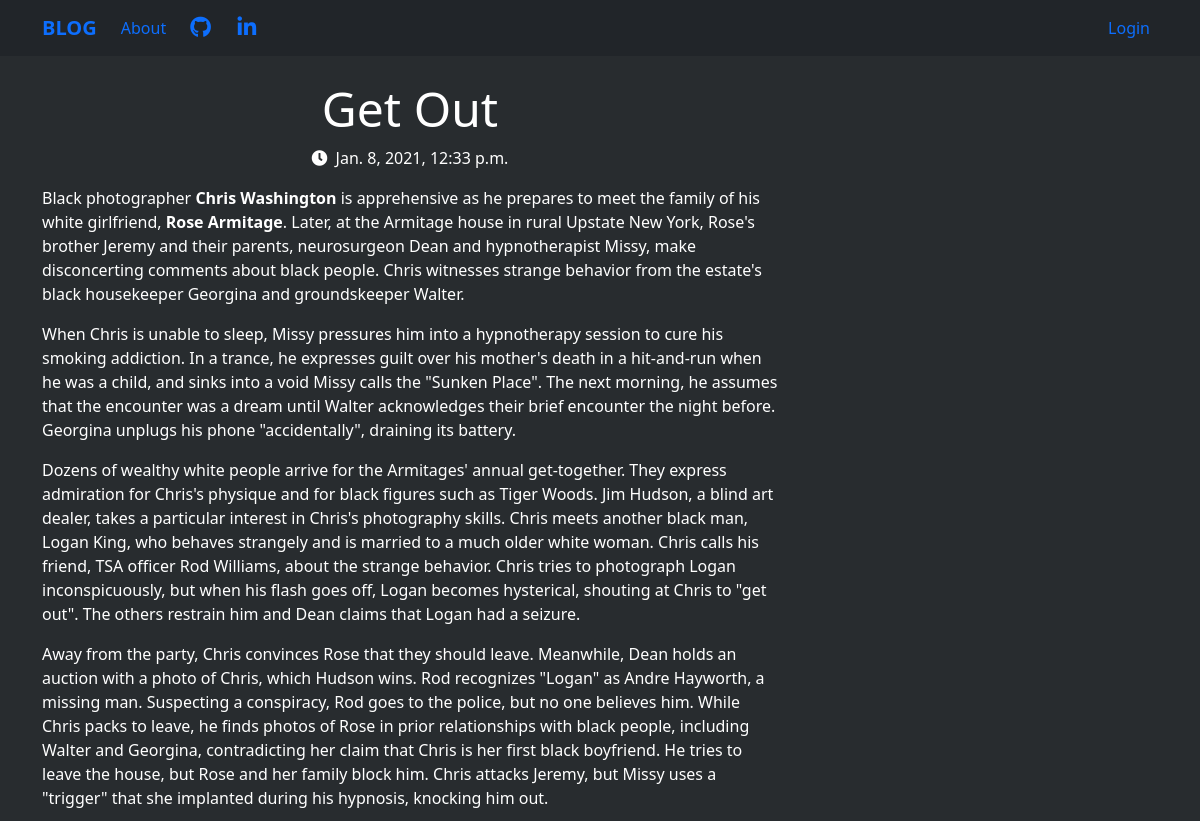
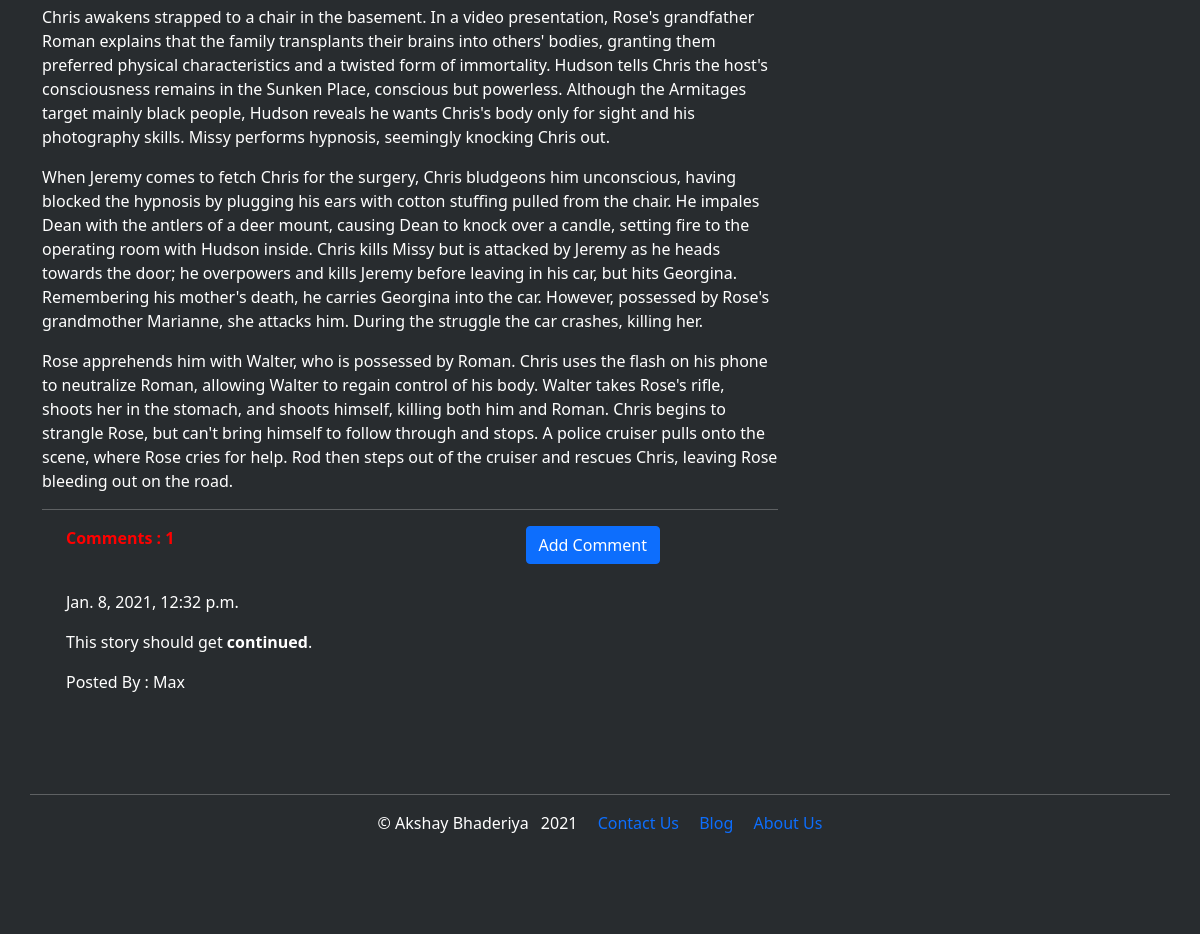
The app's page /post/17 with its own data (2 pictures, top to bottom).
### blog_app/models.py (models this page shows, shortened)
class Post(models.Model):
    author = models.ForeignKey('auth.User', on_delete=models.CASCADE)
    title = models.CharField(max_length=200)
    text = models.TextField()
    created_date = models.DateTimeField(default = timezone.now)
    published_date = models.DateTimeField(blank=True, null=True)

class Comment(models.Model):
    post = models.ForeignKey('blog_app.post', related_name='comments', on_delete=models.CASCADE)
    author = models.CharField(max_length=200)
    text = models.TextField()
    created_date = models.DateTimeField(default=timezone.now())
    approved_comment = models.BooleanField(default=False)

### blog_app/views.py (the view)
# urls.py: url(r'^post/(?P<pk>\d+)$', views.PostDetailView.as_view(), name='post_detail'),
class PostDetailView(DetailView):
    model = Post

### blog_app/templates/blog_app/post_detail.html (shortened to what this page needs)
{% extends 'blog_app/base.html' %}
  {% block content %}<br>
    <h3 class='posttitle'>{{ post.title }}</h3>
    {% if post.published_date %}
      <div class="date postdate">
        <i class="fas fa-clock"></i>&ensp;{{ post.published_date }}
      </div>
    {% else %}
      <a class='btn btn-outline-warning' href="{% url 'post_publish' pk=post.pk %}">Publish</a>
    {% endif %}
    <p class='postcontent'>{{ post.text | safe | linebreaksbr }}</p>
    <hr>
    <div class="container">
      <p style='color: red'><strong>Comments : {{ post.comments.count }}</strong>
        <a class='btn-comment btn btn-primary' href="{% url 'add_comment_to_post' pk=post.pk %}">Add Comment</a></p>
    </div>
    <div class="container">
      {% for comment in post.comments.all %}
      <br>
        {% if user.is_authenticated or comment.approved_comment %}
          {{ comment.created_date }}
          <p>{{ comment.text|safe|linebreaks }}</p>
          <p>Posted By : {{ comment.author }}</p>
        {% endif %}
        {% empty %}
        <p>No Comments....</p>
    {% endfor %}
    </div>
  {% endblock %}

### blog_app/static/css/blog.css (style rules this page uses)
.postdate { text-align: center; }
.posttitle { font-size: 3em; text-align: center; }
.postcontent { font-size: 1.5em; }
body { background-color: #282C2F; color: white; min-height: 300px; margin-bottom: 200px; clear: both; }
.btn-comment { position: absolute; right: 540px; }
a { text-decoration: none; }

### records on screen
Post: title "Get Out", published_date "Jan. 8, 2021, 12:33 p.m.", text "Black photographer Chris Washington is apprehensive as he prepares to meet the family of his white girlfriend, Rose Armitage . Later, at the Armitage house in rural Upstate New York, Rose's brother Jeremy and their parents, neurosurgeon Dean and hypnotherapist Missy, make disconcerting comments about black people. Chris witnesses strange behavior from the estate's black housekeeper Georgina and groundskeeper Walter. When Chris is unable to sleep, Missy pressures him into a hypnotherapy session to cure his smoking addiction. In a trance, he expresses guilt over his mother's death in a hit-and-run when he was a child, and sinks into a void Missy calls the \"Sunken Place\". The next morning, he…", comments.count "1"
Comment: created_date "Jan. 8, 2021, 12:32 p.m.", text "This story should get continued .", author "Max"
